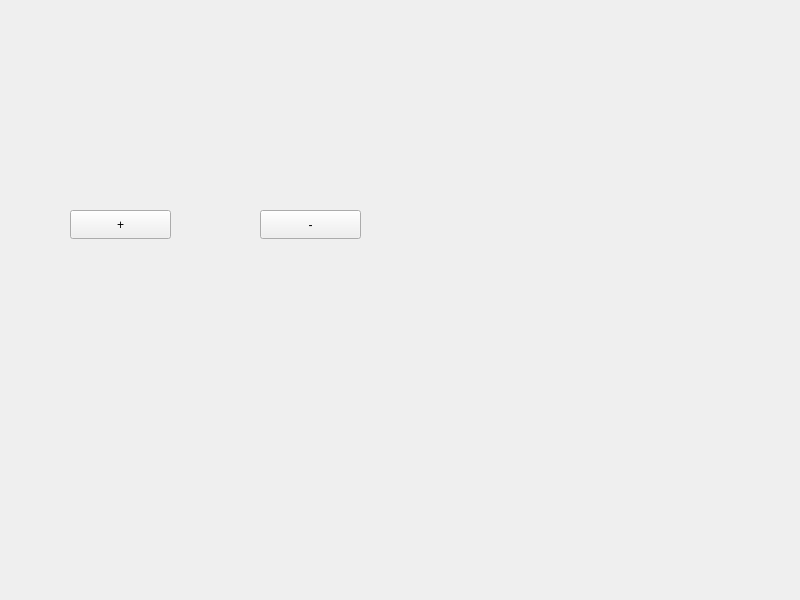
<?xml version="1.0" encoding="UTF-8"?>
<ui version="4.0">
 <class>Widget</class>
 <widget class="QWidget" name="Widget">
  <property name="geometry">
   <rect>
    <x>0</x>
    <y>0</y>
    <width>800</width>
    <height>600</height>
   </rect>
  </property>
  <property name="windowTitle">
   <string>Widget</string>
  </property>
  <widget class="QPushButton" name="pushButton_add">
   <property name="geometry">
    <rect>
     <x>70</x>
     <y>210</y>
     <width>101</width>
     <height>29</height>
    </rect>
   </property>
   <property name="text">
    <string>+</string>
   </property>
  </widget>
  <widget class="QPushButton" name="pushButton_sub">
   <property name="geometry">
    <rect>
     <x>260</x>
     <y>210</y>
     <width>101</width>
     <height>29</height>
    </rect>
   </property>
   <property name="text">
    <string>-</string>
   </property>
  </widget>
 </widget>
 <resources/>
 <connections/>
</ui>
